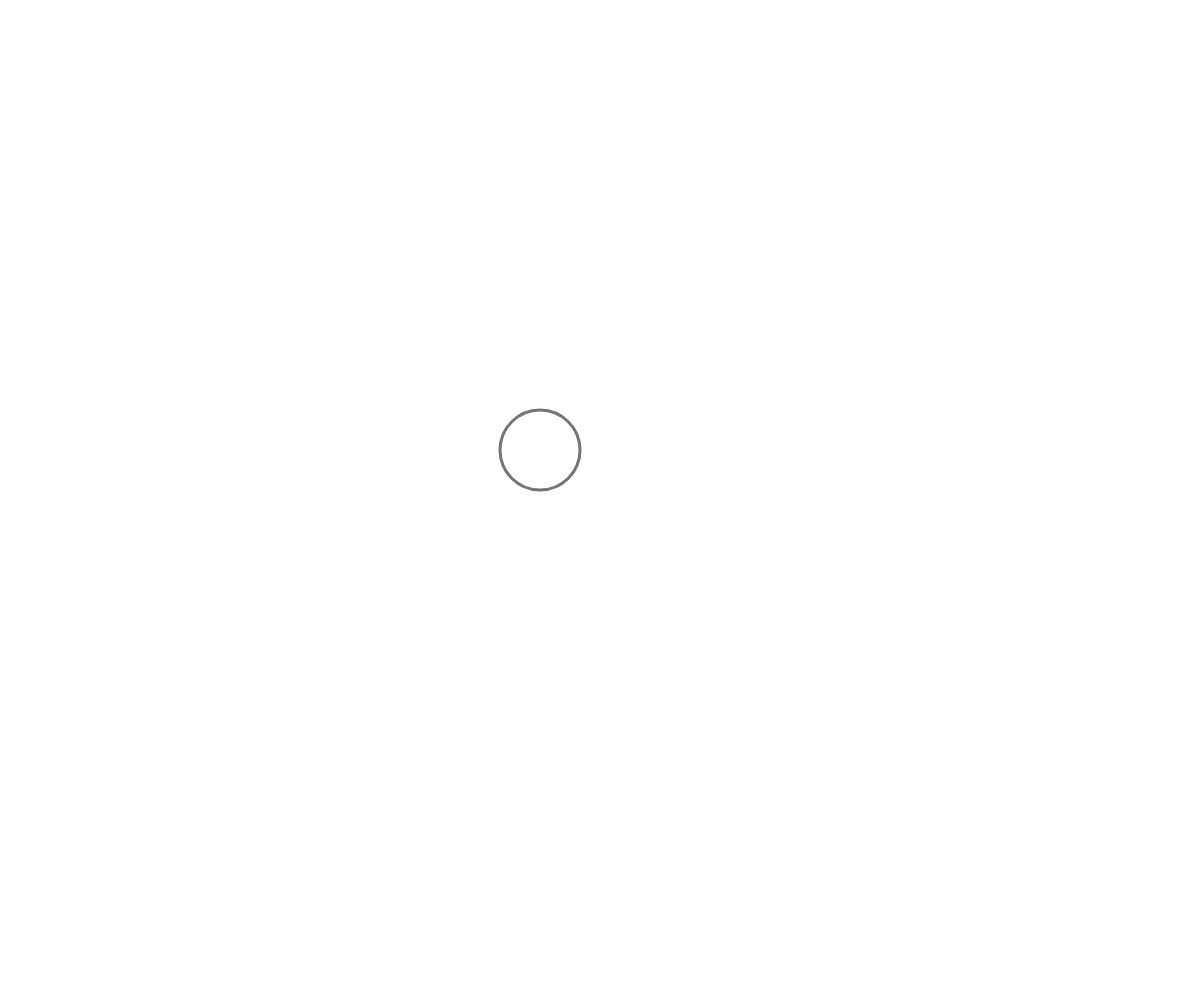
Frame 1 (no input)
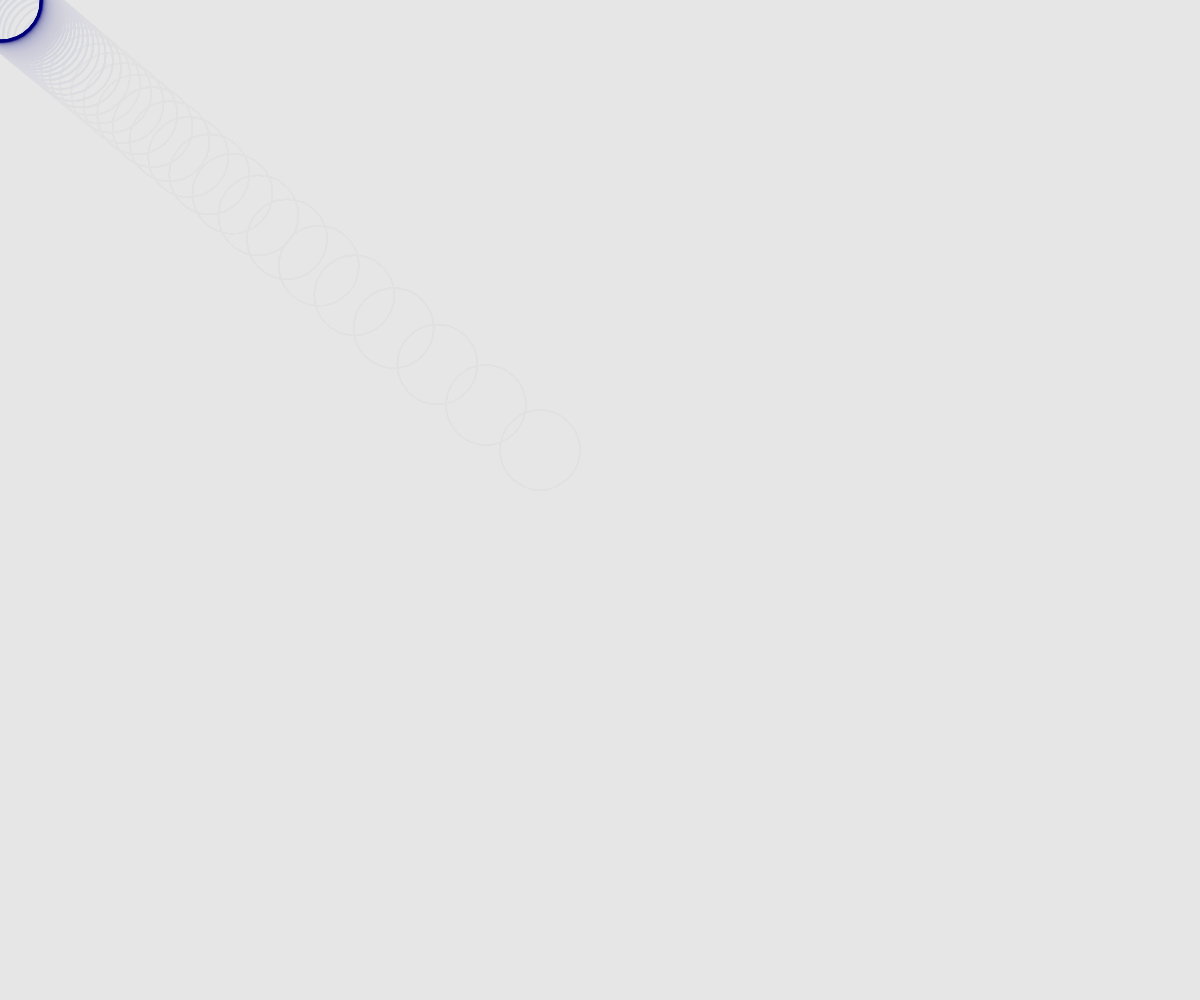
Frame 60 (no input)
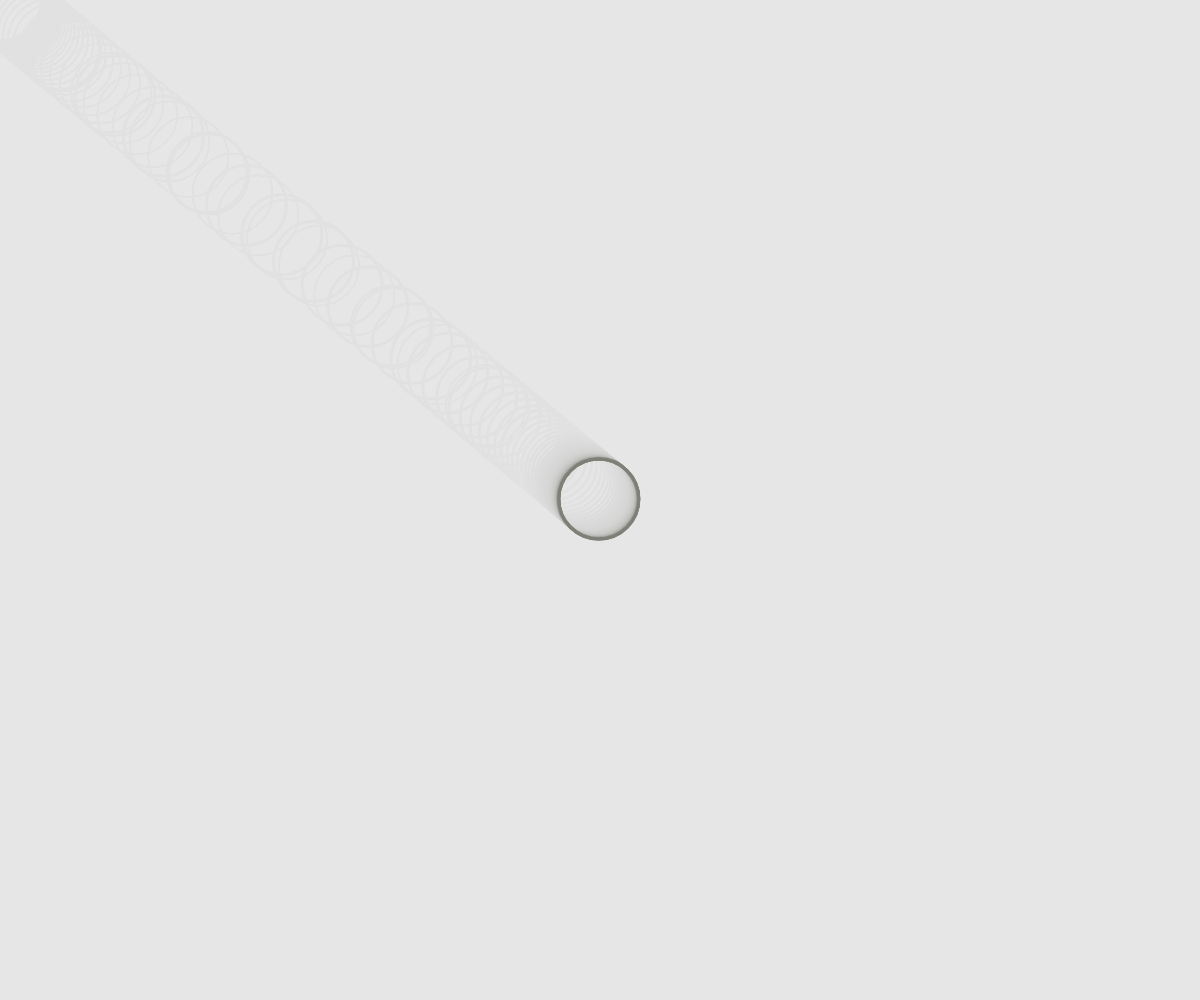
Frame 120 (the mouse pressed at the canvas centre since frame 60)

The p5.js sketch that drew these frames (run headless with seeded random() and noise() and a simulated clock; from frame 60 on, the mouse is pressed at the canvas centre):

// p5.js sketch
// ── sketch.js
// Project Title
// Your Name
// Date
//
// Extra for Experts:
// - describe what you did to take this project "above and beyond"

let diameter = 80;

function setup() {
  createCanvas(windowWidth, windowHeight);
  x = width /2; y = height/2;
  noFill();
  strokeWeight(3);
}

function draw() {
  background(220,20);
  x = lerp(x, mouseX, 0.1);
  y = lerp(y, mouseY, 0.1);
  //line(x,y,mouseX,mouseY);

  let r = map(x, 0, width, 0 ,255);
  let g = map(y,0,height,0,255);
  let b = 120
  stroke(r,g,b);
  //fill(r,g,b);
  circle(x,y,diameter);
}

function mouseWheel(event){
  //negative: scroll up: -100, -200, -300
  // positive: scroll down: 100, 200, 300

  if(event.delta<0){//up
    diameter += 5; 
  }
  else{
    diameter = max(5, diameter - 5);
  }
}
